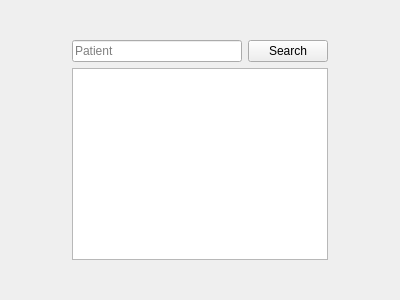
<?xml version="1.0" encoding="UTF-8"?>
<ui version="4.0">
 <class>Form</class>
 <widget class="QWidget" name="Form">
  <property name="geometry">
   <rect>
    <x>0</x>
    <y>0</y>
    <width>400</width>
    <height>300</height>
   </rect>
  </property>
  <property name="windowTitle">
   <string>Form</string>
  </property>
  <widget class="QWidget" name="gridLayoutWidget">
   <property name="geometry">
    <rect>
     <x>-1</x>
     <y>-1</y>
     <width>401</width>
     <height>301</height>
    </rect>
   </property>
   <layout class="QGridLayout" name="gridLayout_2">
    <item row="3" column="1">
     <spacer name="verticalSpacer_2">
      <property name="orientation">
       <enum>Qt::Vertical</enum>
      </property>
      <property name="sizeHint" stdset="0">
       <size>
        <width>20</width>
        <height>40</height>
       </size>
      </property>
     </spacer>
    </item>
    <item row="2" column="0">
     <spacer name="horizontalSpacer">
      <property name="orientation">
       <enum>Qt::Horizontal</enum>
      </property>
      <property name="sizeHint" stdset="0">
       <size>
        <width>40</width>
        <height>20</height>
       </size>
      </property>
     </spacer>
    </item>
    <item row="2" column="1">
     <widget class="QListWidget" name="listWidget"/>
    </item>
    <item row="2" column="2">
     <spacer name="horizontalSpacer_2">
      <property name="orientation">
       <enum>Qt::Horizontal</enum>
      </property>
      <property name="sizeHint" stdset="0">
       <size>
        <width>40</width>
        <height>20</height>
       </size>
      </property>
     </spacer>
    </item>
    <item row="0" column="1">
     <spacer name="verticalSpacer">
      <property name="orientation">
       <enum>Qt::Vertical</enum>
      </property>
      <property name="sizeHint" stdset="0">
       <size>
        <width>20</width>
        <height>40</height>
       </size>
      </property>
     </spacer>
    </item>
    <item row="1" column="1">
     <layout class="QHBoxLayout" name="horizontalLayout_2">
      <item>
       <widget class="QLineEdit" name="lineEdit_2">
        <property name="placeholderText">
         <string>Patient</string>
        </property>
       </widget>
      </item>
      <item>
       <widget class="QPushButton" name="pushButton">
        <property name="text">
         <string>Search</string>
        </property>
       </widget>
      </item>
     </layout>
    </item>
   </layout>
  </widget>
 </widget>
 <resources/>
 <connections/>
</ui>
